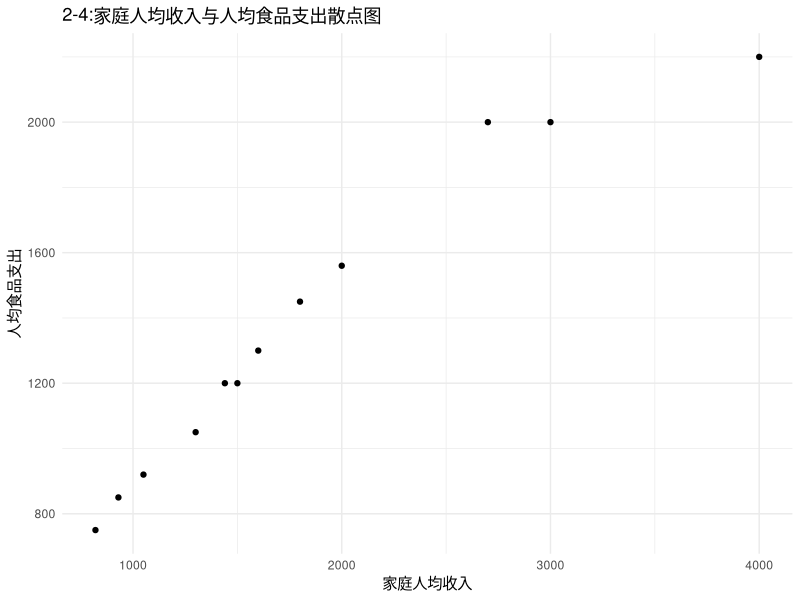
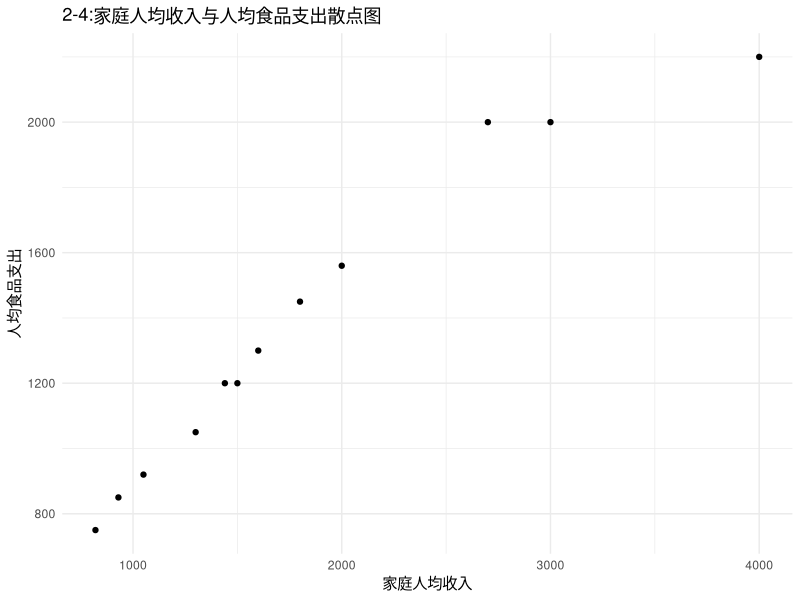

These figures' R source, in order:
library(readxl)
library(ggplot2)

# 读取Excel文件中的“4”工作表
data <- read_excel("2data.xlsx", sheet = "4")
x <- data$家庭人均收入x
y <- data$人均食品支出y

# 创建散点图
plot <- ggplot(data, aes(x = `家庭人均收入x`, y = `人均食品支出y`)) +
  geom_point() +
  labs(
    title = "2-4:家庭人均收入与人均食品支出散点图",
    x = "家庭人均收入",
    y = "人均食品支出"
  ) +
  theme_minimal()
ggsave("./img/2-4.jpg", plot = plot, width = 8, height = 6, dpi = 300)
print(plot)
model <- lm(y ~ x)
print(summary(model))
# print(plot)
# anova: analysis of varience
anova_results <- anova(model)
print(anova_results)

